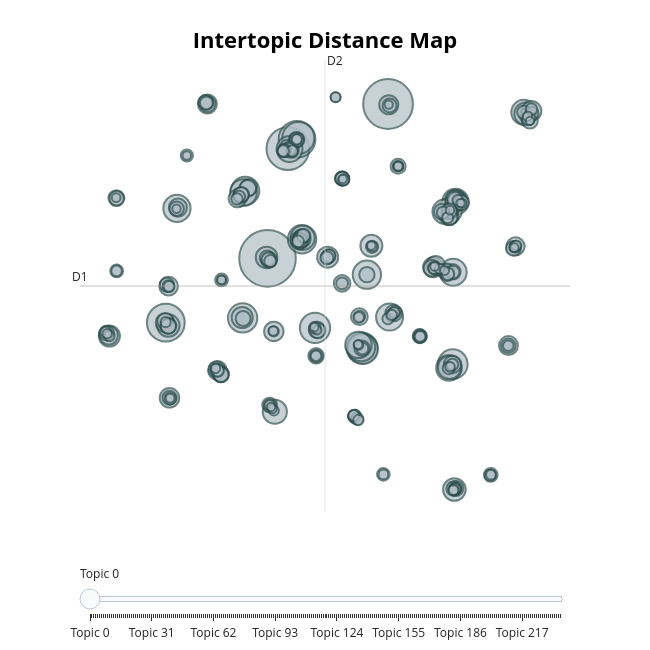

Source (notebook cell):
### Code cell
topic_model.visualize_topics()

### Figure 1 — Plotly figure (JSON) as saved in the notebook; plotly's stock layout.template omitted (floating-point values rounded to 4 significant figures; data arrays with more than 128 entries replaced by an {"elided": "..."} marker saying what was removed)
{"data": [{"customdata": {"elided": "237x3 mixed values"}, "hovertemplate": "<b>Topic %{customdata[0]}</b><br>%{customdata[1]}<br>Size: %{customdata[2]}", "legendgroup": "", "marker": {"color": "#B0BEC5", "line": {"color": "DarkSlateGrey", "width": 2}, "size": {"elided": "237 int values"}, "sizemode": "area", "sizeref": 0.4419, "symbol": "circle"}, "mode": "markers", "name": "", "orientation": "v", "showlegend": false, "type": "scatter", "x": {"elided": "237 float values"}, "xaxis": "x", "y": {"elided": "237 float values"}, "yaxis": "y"}], "layout": {"annotations": [{"showarrow": false, "text": "D1", "x": -14.17, "y": 4.303, "yshift": 10}, {"showarrow": false, "text": "D2", "x": 3.398, "xshift": 10, "y": 20.78}], "height": 650, "hoverlabel": {"bgcolor": "white", "font": {"family": "Rockwell", "size": 16}}, "legend": {"itemsizing": "constant", "tracegroupgap": 0}, "margin": {"t": 60}, "shapes": [{"line": {"color": "#CFD8DC", "width": 2}, "type": "line", "x0": 3.398, "x1": 3.398, "y0": -12.17, "y1": 20.78}, {"line": {"color": "#9E9E9E", "width": 2}, "type": "line", "x0": -14.17, "x1": 20.97, "y0": 4.303, "y1": 4.303}], "sliders": [{"active": 0, "pad": {"t": 50}, "steps": [{"args": [{"marker.color": {"elided": "1x237 str values"}}], "label": "Topic 0", "method": "update"}, {"args": [{"marker.color": {"elided": "1x237 str values"}}], "label": "Topic 1", "method": "update"}, {"args": [{"marker.color": {"elided": "1x237 str values"}}], "label": "Topic 2", "method": "update"}, {"args": [{"marker.color": {"elided": "1x237 str values"}}], "label": "Topic 3", "method": "update"}, {"args": [{"marker.color": {"elided": "1x237 str values"}}], "label": "Topic 4", "method": "update"}, {"args": [{"marker.color": {"elided": "1x237 str values"}}], "label": "Topic 5", "method": "update"}, {"args": [{"marker.color": {"elided": "1x237 str values"}}], "label": "Topic 6", "method": "update"}, {"args": [{"marker.color": {"elided": "1x237 str values"}}], "label": "Topic 7", "method": "update"}, {"args": [{"marker.color": {"elided": "1x237 str values"}}], "label": "Topic 8", "method": "update"}, {"args": [{"marker.color": {"elided": "1x237 str values"}}], "label": "Topic 9", "method": "update"}, {"args": [{"marker.color": {"elided": "1x237 str values"}}], "label": "Topic 10", "method": "update"}, {"args": [{"marker.color": {"elided": "1x237 str values"}}], "label": "Topic 11", "method": "update"}, {"args": [{"marker.color": {"elided": "1x237 str values"}}], "label": "Topic 12", "method": "update"}, {"args": [{"marker.color": {"elided": "1x237 str values"}}], "label": "Topic 13", "method": "update"}, {"args": [{"marker.color": {"elided": "1x237 str values"}}], "label": "Topic 14", "method": "update"}, {"args": [{"marker.color": {"elided": "1x237 str values"}}], "label": "Topic 15", "method": "update"}, {"args": [{"marker.color": {"elided": "1x237 str values"}}], "label": "Topic 16", "method": "update"}, {"args": [{"marker.color": {"elided": "1x237 str values"}}], "label": "Topic 17", "method": "update"}, {"args": [{"marker.color": {"elided": "1x237 str values"}}], "label": "Topic 18", "method": "update"}, {"args": [{"marker.color": {"elided": "1x237 str values"}}], "label": "Topic 19", "method": "update"}, {"args": [{"marker.color": {"elided": "1x237 str values"}}], "label": "Topic 20", "method": "update"}, {"args": [{"marker.color": {"elided": "1x237 str values"}}], "label": "Topic 21", "method": "update"}, {"args": [{"marker.color": {"elided": "1x237 str values"}}], "label": "Topic 22", "method": "update"}, {"args": [{"marker.color": {"elided": "1x237 str values"}}], "label": "Topic 23", "method": "update"}, {"args": [{"marker.color": {"elided": "1x237 str values"}}], "label": "Topic 24", "method": "update"}, {"args": [{"marker.color": {"elided": "1x237 str values"}}], "label": "Topic 25", "method": "update"}, {"args": [{"marker.color": {"elided": "1x237 str values"}}], "label": "Topic 26", "method": "update"}, {"args": [{"marker.color": {"elided": "1x237 str values"}}], "label": "Topic 27", "method": "update"}, {"args": [{"marker.color": {"elided": "1x237 str values"}}], "label": "Topic 28", "method": "update"}, {"args": [{"marker.color": {"elided": "1x237 str values"}}], "label": "Topic 29", "method": "update"}, {"args": [{"marker.color": {"elided": "1x237 str values"}}], "label": "Topic 30", "method": "update"}, {"args": [{"marker.color": {"elided": "1x237 str values"}}], "label": "Topic 31", "method": "update"}, {"args": [{"marker.color": {"elided": "1x237 str values"}}], "label": "Topic 32", "method": "update"}, {"args": [{"marker.color": {"elided": "1x237 str values"}}], "label": "Topic 33", "method": "update"}, {"args": [{"marker.color": {"elided": "1x237 str values"}}], "label": "Topic 34", "method": "update"}, {"args": [{"marker.color": {"elided": "1x237 str values"}}], "label": "Topic 35", "method": "update"}, {"args": [{"marker.color": {"elided": "1x237 str values"}}], "label": "Topic 36", "method": "update"}, {"args": [{"marker.color": {"elided": "1x237 str values"}}], "label": "Topic 37", "method": "update"}, {"args": [{"marker.color": {"elided": "1x237 str values"}}], "label": "Topic 38", "method": "update"}, {"args": [{"marker.color": {"elided": "1x237 str values"}}], "label": "Topic 39", "method": "update"}, {"args": [{"marker.color": {"elided": "1x237 str values"}}], "label": "Topic 40", "method": "update"}, {"args": [{"marker.color": {"elided": "1x237 str values"}}], "label": "Topic 41", "method": "update"}, {"args": [{"marker.color": {"elided": "1x237 str values"}}], "label": "Topic 42", "method": "update"}, {"args": [{"marker.color": {"elided": "1x237 str values"}}], "label": "Topic 43", "method": "update"}, {"args": [{"marker.color": {"elided": "1x237 str values"}}], "label": "Topic 44", "method": "update"}, {"args": [{"marker.color": {"elided": "1x237 str values"}}], "label": "Topic 45", "method": "update"}, {"args": [{"marker.color": {"elided": "1x237 str values"}}], "label": "Topic 46", "method": "update"}, {"args": [{"marker.color": {"elided": "1x237 str values"}}], "label": "Topic 47", "method": "update"}, {"args": [{"marker.color": {"elided": "1x237 str values"}}], "label": "Topic 48", "method": "update"}, {"args": [{"marker.color": {"elided": "1x237 str values"}}], "label": "Topic 49", "method": "update"}, {"args": [{"marker.color": {"elided": "1x237 str values"}}], "label": "Topic 50", "method": "update"}, {"args": [{"marker.color": {"elided": "1x237 str values"}}], "label": "Topic 51", "method": "update"}, {"args": [{"marker.color": {"elided": "1x237 str values"}}], "label": "Topic 52", "method": "update"}, {"args": [{"marker.color": {"elided": "1x237 str values"}}], "label": "Topic 53", "method": "update"}, {"args": [{"marker.color": {"elided": "1x237 str values"}}], "label": "Topic 54", "method": "update"}, {"args": [{"marker.color": {"elided": "1x237 str values"}}], "label": "Topic 55", "method": "update"}, {"args": [{"marker.color": {"elided": "1x237 str values"}}], "label": "Topic 56", "method": "update"}, {"args": [{"marker.color": {"elided": "1x237 str values"}}], "label": "Topic 57", "method": "update"}, {"args": [{"marker.color": {"elided": "1x237 str values"}}], "label": "Topic 58", "method": "update"}, {"args": [{"marker.color": {"elided": "1x237 str values"}}], "label": "Topic 59", "method": "update"}, {"args": [{"marker.color": {"elided": "1x237 str values"}}], "label": "Topic 60", "method": "update"}, {"args": [{"marker.color": {"elided": "1x237 str values"}}], "label": "Topic 61", "method": "update"}, {"args": [{"marker.color": {"elided": "1x237 str values"}}], "label": "Topic 62", "method": "update"}, {"args": [{"marker.color": {"elided": "1x237 str values"}}], "label": "Topic 63", "method": "update"}, {"args": [{"marker.color": {"elided": "1x237 str values"}}], "label": "Topic 64", "method": "update"}, {"args": [{"marker.color": {"elided": "1x237 str values"}}], "label": "Topic 65", "method": "update"}, {"args": [{"marker.color": {"elided": "1x237 str values"}}], "label": "Topic 66", "method": "update"}, {"args": [{"marker.color": {"elided": "1x237 str values"}}], "label": "Topic 67", "method": "update"}, {"args": [{"marker.color": {"elided": "1x237 str values"}}], "label": "Topic 68", "method": "update"}, {"args": [{"marker.color": {"elided": "1x237 str values"}}], "label": "Topic 69", "method": "update"}, {"args": [{"marker.color": {"elided": "1x237 str values"}}], "label": "Topic 70", "method": "update"}, {"args": [{"marker.color": {"elided": "1x237 str values"}}], "label": "Topic 71", "method": "update"}, {"args": [{"marker.color": {"elided": "1x237 str values"}}], "label": "Topic 72", "method": "update"}, {"args": [{"marker.color": {"elided": "1x237 str values"}}], "label": "Topic 73", "method": "update"}, {"args": [{"marker.color": {"elided": "1x237 str values"}}], "label": "Topic 74", "method": "update"}, {"args": [{"marker.color": {"elided": "1x237 str values"}}], "label": "Topic 75", "method": "update"}, {"args": [{"marker.color": {"elided": "1x237 str values"}}], "label": "Topic 76", "method": "update"}, {"args": [{"marker.color": {"elided": "1x237 str values"}}], "label": "Topic 77", "method": "update"}, {"args": [{"marker.color": {"elided": "1x237 str values"}}], "label": "Topic 78", "method": "update"}, {"args": [{"marker.color": {"elided": "1x237 str values"}}], "label": "Topic 79", "method": "update"}, {"args": [{"marker.color": {"elided": "1x237 str values"}}], "label": "Topic 80", "method": "update"}, {"args": [{"marker.color": {"elided": "1x237 str values"}}], "label": "Topic 81", "method": "update"}, {"args": [{"marker.color": {"elided": "1x237 str values"}}], "label": "Topic 82", "method": "update"}, {"args": [{"marker.color": {"elided": "1x237 str values"}}], "label": "Topic 83", "method": "update"}, {"args": [{"marker.color": {"elided": "1x237 str values"}}], "label": "Topic 84", "method": "update"}, {"args": [{"marker.color": {"elided": "1x237 str values"}}], "label": "Topic 85", "method": "update"}, {"args": [{"marker.color": {"elided": "1x237 str values"}}], "label": "Topic 86", "method": "update"}, {"args": [{"marker.color": {"elided": "1x237 str values"}}], "label": "Topic 87", "method": "update"}, {"args": [{"marker.color": {"elided": "1x237 str values"}}], "label": "Topic 88", "method": "update"}, {"args": [{"marker.color": {"elided": "1x237 str values"}}], "label": "Topic 89", "method": "update"}, {"args": [{"marker.color": {"elided": "1x237 str values"}}], "label": "Topic 90", "method": "update"}, {"args": [{"marker.color": {"elided": "1x237 str values"}}], "label": "Topic 91", "method": "update"}, {"args": [{"marker.color": {"elided": "1x237 str values"}}], "label": "Topic 92", "method": "update"}, {"args": [{"marker.color": {"elided": "1x237 str values"}}], "label": "Topic 93", "method": "update"}, {"args": [{"marker.color": {"elided": "1x237 str values"}}], "label": "Topic 94", "method": "update"}, {"args": [{"marker.color": {"elided": "1x237 str values"}}], "label": "Topic 95", "method": "update"}, {"args": [{"marker.color": {"elided": "1x237 str values"}}], "label": "Topic 96", "method": "update"}, {"args": [{"marker.color": {"elided": "1x237 str values"}}], "label": "Topic 97", "method": "update"}, {"args": [{"marker.color": {"elided": "1x237 str values"}}], "label": "Topic 98", "method": "update"}, {"args": [{"marker.color": {"elided": "1x237 str values"}}], "label": "Topic 99", "method": "update"}, {"args": [{"marker.color": {"elided": "1x237 str values"}}], "label": "Topic 100", "method": "update"}, {"args": [{"marker.color": {"elided": "1x237 str values"}}], "label": "Topic 101", "method": "update"}, {"args": [{"marker.color": {"elided": "1x237 str values"}}], "label": "Topic 102", "method": "update"}, {"args": [{"marker.color": {"elided": "1x237 str values"}}], "label": "Topic 103", "method": "update"}, {"args": [{"marker.color": {"elided": "1x237 str values"}}], "label": "Topic 104", "method": "update"}, {"args": [{"marker.color": {"elided": "1x237 str values"}}], "label": "Topic 105", "method": "update"}, {"args": [{"marker.color": {"elided": "1x237 str values"}}], "label": "Topic 106", "method": "update"}, {"args": [{"marker.color": {"elided": "1x237 str values"}}], "label": "Topic 107", "method": "update"}, {"args": [{"marker.color": {"elided": "1x237 str values"}}], "label": "Topic 108", "method": "update"}, {"args": [{"marker.color": {"elided": "1x237 str values"}}], "label": "Topic 109", "method": "update"}, {"args": [{"marker.color": {"elided": "1x237 str values"}}], "label": "Topic 110", "method": "update"}, {"args": [{"marker.color": {"elided": "1x237 str values"}}], "label": "Topic 111", "method": "update"}, {"args": [{"marker.color": {"elided": "1x237 str values"}}], "label": "Topic 112", "method": "update"}, {"args": [{"marker.color": {"elided": "1x237 str values"}}], "label": "Topic 113", "method": "update"}, {"args": [{"marker.color": {"elided": "1x237 str values"}}], "label": "Topic 114", "method": "update"}, {"args": [{"marker.color": {"elided": "1x237 str values"}}], "label": "Topic 115", "method": "update"}, {"args": [{"marker.color": {"elided": "1x237 str values"}}], "label": "Topic 116", "method": "update"}, {"args": [{"marker.color": {"elided": "1x237 str values"}}], "label": "Topic 117", "method": "update"}, {"args": [{"marker.color": {"elided": "1x237 str values"}}], "label": "Topic 118", "method": "update"}, {"args": [{"marker.color": {"elided": "1x237 str values"}}], "label": "Topic 119", "method": "update"}, {"args": [{"marker.color": {"elided": "1x237 str values"}}], "label": "Topic 120", "method": "update"}, {"args": [{"marker.color": {"elided": "1x237 str values"}}], "label": "Topic 121", "method": "update"}, {"args": [{"marker.color": {"elided": "1x237 str values"}}], "label": "Topic 122", "method": "update"}, {"args": [{"marker.color": {"elided": "1x237 str values"}}], "label": "Topic 123", "method": "update"}, {"args": [{"marker.color": {"elided": "1x237 str values"}}], "label": "Topic 124", "method": "update"}, {"args": [{"marker.color": {"elided": "1x237 str values"}}], "label": "Topic 125", "method": "update"}, {"args": [{"marker.color": {"elided": "1x237 str values"}}], "label": "Topic 126", "method": "update"}, {"args": [{"marker.color": {"elided": "1x237 str values"}}], "label": "Topic 127", "method": "update"}, {"args": [{"marker.color": {"elided": "1x237 str values"}}], "label": "Topic 128", "method": "update"}, {"args": [{"marker.color": {"elided": "1x237 str values"}}], "label": "Topic 129", "method": "update"}, {"args": [{"marker.color": {"elided": "1x237 str values"}}], "label": "Topic 130", "method": "update"}, {"args": [{"marker.color": {"elided": "1x237 str values"}}], "label": "Topic 131", "method": "update"}, {"args": [{"marker.color": {"elided": "1x237 str values"}}], "label": "Topic 132", "method": "update"}, {"args": [{"marker.color": {"elided": "1x237 str values"}}], "label": "Topic 133", "method": "update"}, {"args": [{"marker.color": {"elided": "1x237 str values"}}], "label": "Topic 134", "method": "update"}, {"args": [{"marker.color": {"elided": "1x237 str values"}}], "label": "Topic 135", "method": "update"}, {"args": [{"marker.color": {"elided": "1x237 str values"}}], "label": "Topic 136", "method": "update"}, {"args": [{"marker.color": {"elided": "1x237 str values"}}], "label": "Topic 137", "method": "update"}, {"args": [{"marker.color": {"elided": "1x237 str values"}}], "label": "Topic 138", "method": "update"}, {"args": [{"marker.color": {"elided": "1x237 str values"}}], "label": "Topic 139", "method": "update"}, {"args": [{"marker.color": {"elided": "1x237 str values"}}], "label": "Topic 140", "method": "update"}, {"args": [{"marker.color": {"elided": "1x237 str values"}}], "label": "Topic 141", "method": "update"}, {"args": [{"marker.color": {"elided": "1x237 str values"}}], "label": "Topic 142", "method": "update"}, {"args": [{"marker.color": {"elided": "1x237 str values"}}], "label": "Topic 143", "method": "update"}, {"args": [{"marker.color": {"elided": "1x237 str values"}}], "label": "Topic 144", "method": "update"}, {"args": [{"marker.color": {"elided": "1x237 str values"}}], "label": "Topic 145", "method": "update"}, {"args": [{"marker.color": {"elided": "1x237 str values"}}], "label": "Topic 146", "method": "update"}, {"args": [{"marker.color": {"elided": "1x237 str values"}}], "label": "Topic 147", "method": "update"}, {"args": [{"marker.color": {"elided": "1x237 str values"}}], "label": "Topic 148", "method": "update"}, {"args": [{"marker.color": {"elided": "1x237 str values"}}], "label": "Topic 149", "method": "update"}, {"args": [{"marker.color": {"elided": "1x237 str values"}}], "label": "Topic 150", "method": "update"}, {"args": [{"marker.color": {"elided": "1x237 str values"}}], "label": "Topic 151", "method": "update"}, {"args": [{"marker.color": {"elided": "1x237 str values"}}], "label": "Topic 152", "method": "update"}, {"args": [{"marker.color": {"elided": "1x237 str values"}}], "label": "Topic 153", "method": "update"}, {"args": [{"marker.color": {"elided": "1x237 str values"}}], "label": "Topic 154", "method": "update"}, {"args": [{"marker.color": {"elided": "1x237 str values"}}], "label": "Topic 155", "method": "update"}, {"args": [{"marker.color": {"elided": "1x237 str values"}}], "label": "Topic 156", "method": "update"}, {"args": [{"marker.color": {"elided": "1x237 str values"}}], "label": "Topic 157", "method": "update"}, {"args": [{"marker.color": {"elided": "1x237 str values"}}], "label": "Topic 158", "method": "update"}, {"args": [{"marker.color": {"elided": "1x237 str values"}}], "label": "Topic 159", "method": "update"}, {"args": [{"marker.color": {"elided": "1x237 str values"}}], "label": "Topic 160", "method": "update"}, {"args": [{"marker.color": {"elided": "1x237 str values"}}], "label": "Topic 161", "method": "update"}, {"args": [{"marker.color": {"elided": "1x237 str values"}}], "label": "Topic 162", "method": "update"}, {"args": [{"marker.color": {"elided": "1x237 str values"}}], "label": "Topic 163", "method": "update"}, {"args": [{"marker.color": {"elided": "1x237 str values"}}], "label": "Topic 164", "method": "update"}, {"args": [{"marker.color": {"elided": "1x237 str values"}}], "label": "Topic 165", "method": "update"}, {"args": [{"marker.color": {"elided": "1x237 str values"}}], "label": "Topic 166", "method": "update"}, {"args": [{"marker.color": {"elided": "1x237 str values"}}], "label": "Topic 167", "method": "update"}, {"args": [{"marker.color": {"elided": "1x237 str values"}}], "label": "Topic 168", "method": "update"}, {"args": [{"marker.color": {"elided": "1x237 str values"}}], "label": "Topic 169", "method": "update"}, {"args": [{"marker.color": {"elided": "1x237 str values"}}], "label": "Topic 170", "method": "update"}, {"args": [{"marker.color": {"elided": "1x237 str values"}}], "label": "Topic 171", "method": "update"}, {"args": [{"marker.color": {"elided": "1x237 str values"}}], "label": "Topic 172", "method": "update"}, {"args": [{"marker.color": {"elided": "1x237 str values"}}], "label": "Topic 173", "method": "update"}, {"args": [{"marker.color": {"elided": "1x237 str values"}}], "label": "Topic 174", "method": "update"}, {"args": [{"marker.color": {"elided": "1x237 str values"}}], "label": "Topic 175", "method": "update"}, {"args": [{"marker.color": {"elided": "1x237 str values"}}], "label": "Topic 176", "method": "update"}, {"args": [{"marker.color": {"elided": "1x237 str values"}}], "label": "Topic 177", "method": "update"}, {"args": [{"marker.color": {"elided": "1x237 str values"}}], "label": "Topic 178", "method": "update"}, {"args": [{"marker.color": {"elided": "1x237 str values"}}], "label": "Topic 179", "method": "update"}, {"args": [{"marker.color": {"elided": "1x237 str values"}}], "label": "Topic 180", "method": "update"}, {"args": [{"marker.color": {"elided": "1x237 str values"}}], "label": "Topic 181", "method": "update"}, {"args": [{"marker.color": {"elided": "1x237 str values"}}], "label": "Topic 182", "method": "update"}, {"args": [{"marker.color": {"elided": "1x237 str values"}}], "label": "Topic 183", "method": "update"}, {"args": [{"marker.color": {"elided": "1x237 str values"}}], "label": "Topic 184", "method": "update"}, {"args": [{"marker.color": {"elided": "1x237 str values"}}], "label": "Topic 185", "method": "update"}, {"args": [{"marker.color": {"elided": "1x237 str values"}}], "label": "Topic 186", "method": "update"}, {"args": [{"marker.color": {"elided": "1x237 str values"}}], "label": "Topic 187", "method": "update"}, {"args": [{"marker.color": {"elided": "1x237 str values"}}], "label": "Topic 188", "method": "update"}, {"args": [{"marker.color": {"elided": "1x237 str values"}}], "label": "Topic 189", "method": "update"}, {"args": [{"marker.color": {"elided": "1x237 str values"}}], "label": "Topic 190", "method": "update"}, {"args": [{"marker.color": {"elided": "1x237 str values"}}], "label": "Topic 191", "method": "update"}, {"args": [{"marker.color": {"elided": "1x237 str values"}}], "label": "Topic 192", "method": "update"}, {"args": [{"marker.color": {"elided": "1x237 str values"}}], "label": "Topic 193", "method": "update"}, {"args": [{"marker.color": {"elided": "1x237 str values"}}], "label": "Topic 194", "method": "update"}, {"args": [{"marker.color": {"elided": "1x237 str values"}}], "label": "Topic 195", "method": "update"}, {"args": [{"marker.color": {"elided": "1x237 str values"}}], "label": "Topic 196", "method": "update"}, {"args": [{"marker.color": {"elided": "1x237 str values"}}], "label": "Topic 197", "method": "update"}, {"args": [{"marker.color": {"elided": "1x237 str values"}}], "label": "Topic 198", "method": "update"}, {"args": [{"marker.color": {"elided": "1x237 str values"}}], "label": "Topic 199", "method": "update"}, {"args": [{"marker.color": {"elided": "1x237 str values"}}], "label": "Topic 200", "method": "update"}, {"args": [{"marker.color": {"elided": "1x237 str values"}}], "label": "Topic 201", "method": "update"}, {"args": [{"marker.color": {"elided": "1x237 str values"}}], "label": "Topic 202", "method": "update"}, {"args": [{"marker.color": {"elided": "1x237 str values"}}], "label": "Topic 203", "method": "update"}, {"args": [{"marker.color": {"elided": "1x237 str values"}}], "label": "Topic 204", "method": "update"}, {"args": [{"marker.color": {"elided": "1x237 str values"}}], "label": "Topic 205", "method": "update"}, {"args": [{"marker.color": {"elided": "1x237 str values"}}], "label": "Topic 206", "method": "update"}, {"args": [{"marker.color": {"elided": "1x237 str values"}}], "label": "Topic 207", "method": "update"}, {"args": [{"marker.color": {"elided": "1x237 str values"}}], "label": "Topic 208", "method": "update"}, {"args": [{"marker.color": {"elided": "1x237 str values"}}], "label": "Topic 209", "method": "update"}, {"args": [{"marker.color": {"elided": "1x237 str values"}}], "label": "Topic 210", "method": "update"}, {"args": [{"marker.color": {"elided": "1x237 str values"}}], "label": "Topic 211", "method": "update"}, {"args": [{"marker.color": {"elided": "1x237 str values"}}], "label": "Topic 212", "method": "update"}, {"args": [{"marker.color": {"elided": "1x237 str values"}}], "label": "Topic 213", "method": "update"}, {"args": [{"marker.color": {"elided": "1x237 str values"}}], "label": "Topic 214", "method": "update"}, {"args": [{"marker.color": {"elided": "1x237 str values"}}], "label": "Topic 215", "method": "update"}, {"args": [{"marker.color": {"elided": "1x237 str values"}}], "label": "Topic 216", "method": "update"}, {"args": [{"marker.color": {"elided": "1x237 str values"}}], "label": "Topic 217", "method": "update"}, {"args": [{"marker.color": {"elided": "1x237 str values"}}], "label": "Topic 218", "method": "update"}, {"args": [{"marker.color": {"elided": "1x237 str values"}}], "label": "Topic 219", "method": "update"}, {"args": [{"marker.color": {"elided": "1x237 str values"}}], "label": "Topic 220", "method": "update"}, {"args": [{"marker.color": {"elided": "1x237 str values"}}], "label": "Topic 221", "method": "update"}, {"args": [{"marker.color": {"elided": "1x237 str values"}}], "label": "Topic 222", "method": "update"}, {"args": [{"marker.color": {"elided": "1x237 str values"}}], "label": "Topic 223", "method": "update"}, {"args": [{"marker.color": {"elided": "1x237 str values"}}], "label": "Topic 224", "method": "update"}, {"args": [{"marker.color": {"elided": "1x237 str values"}}], "label": "Topic 225", "method": "update"}, {"args": [{"marker.color": {"elided": "1x237 str values"}}], "label": "Topic 226", "method": "update"}, {"args": [{"marker.color": {"elided": "1x237 str values"}}], "label": "Topic 227", "method": "update"}, {"args": [{"marker.color": {"elided": "1x237 str values"}}], "label": "Topic 228", "method": "update"}, {"args": [{"marker.color": {"elided": "1x237 str values"}}], "label": "Topic 229", "method": "update"}, {"args": [{"marker.color": {"elided": "1x237 str values"}}], "label": "Topic 230", "method": "update"}, {"args": [{"marker.color": {"elided": "1x237 str values"}}], "label": "Topic 231", "method": "update"}, {"args": [{"marker.color": {"elided": "1x237 str values"}}], "label": "Topic 232", "method": "update"}, {"args": [{"marker.color": {"elided": "1x237 str values"}}], "label": "Topic 233", "method": "update"}, {"args": [{"marker.color": {"elided": "1x237 str values"}}], "label": "Topic 234", "method": "update"}, {"args": [{"marker.color": {"elided": "1x237 str values"}}], "label": "Topic 235", "method": "update"}, {"args": [{"marker.color": {"elided": "1x237 str values"}}], "label": "Topic 236", "method": "update"}]}], "title": {"font": {"color": "Black", "size": 22}, "text": "<b>Intertopic Distance Map</b>", "x": 0.5, "xanchor": "center", "y": 0.95, "yanchor": "top"}, "width": 650, "xaxis": {"anchor": "y", "domain": [0, 1], "range": [-14.17, 20.97], "title": {"text": ""}, "visible": false}, "yaxis": {"anchor": "x", "domain": [0, 1], "range": [-12.17, 20.78], "title": {"text": ""}, "visible": false}}}
